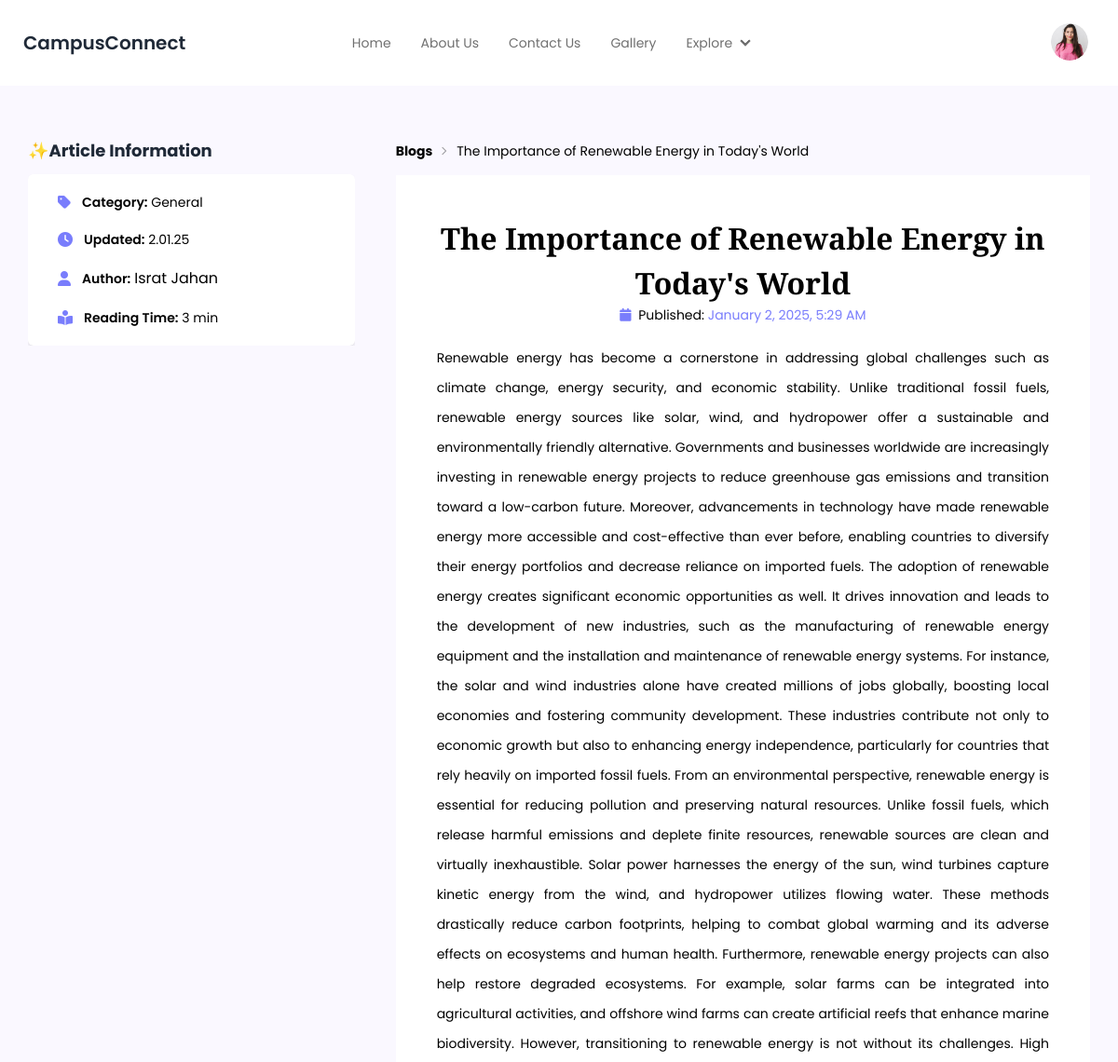
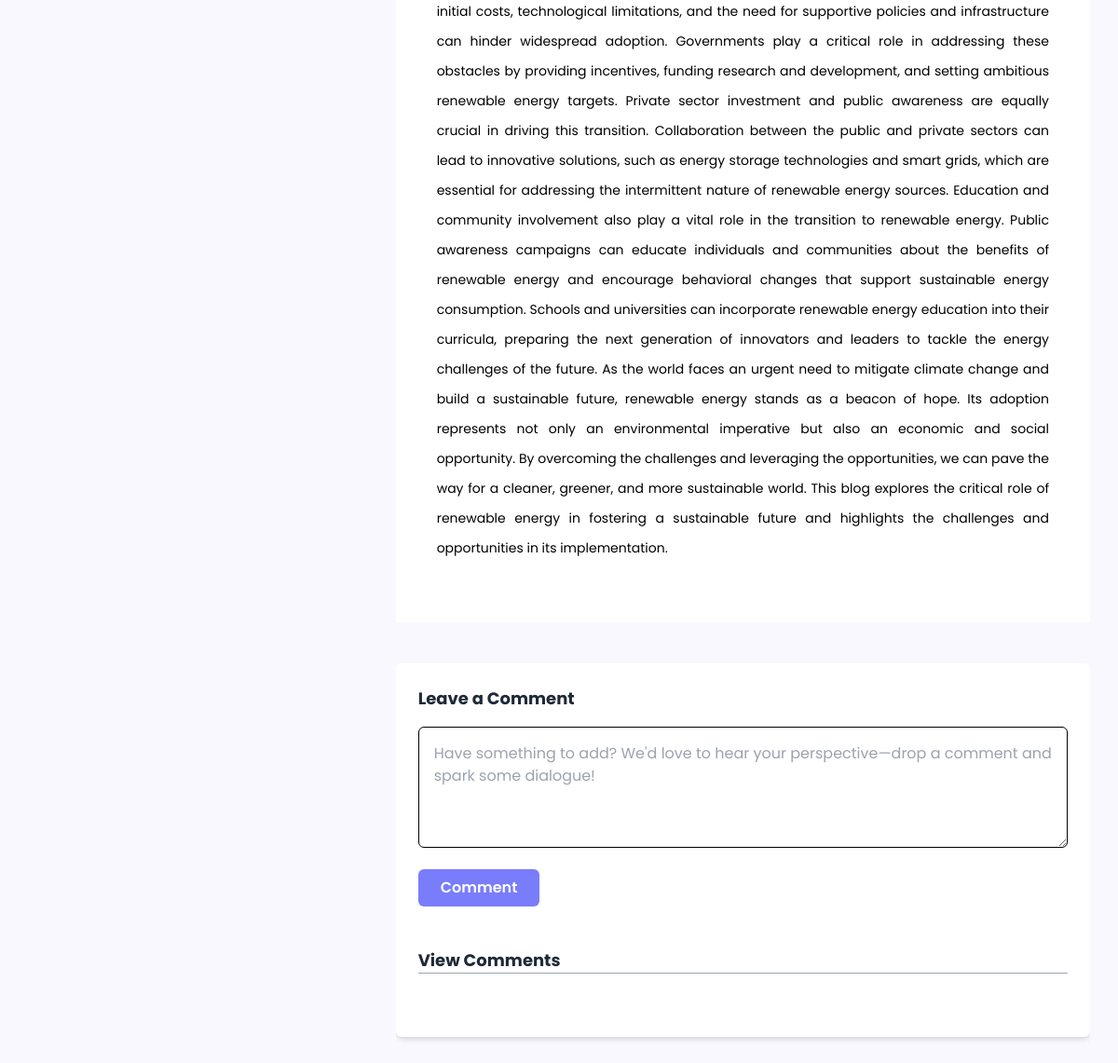
The page /view-blog.php?blog_id=Blog6776243d2e7c7 (signed in) on the database its author committed (2 pictures, top to bottom).
### tables this page shows
CREATE TABLE `user` (
  `u_id` varchar(20) NOT NULL,
  `first_Name` varchar(100) NOT NULL,
  `last_Name` varchar(100) NOT NULL,
  `email` varchar(100) NOT NULL,
  `password` varchar(100) NOT NULL,
  `status` varchar(100) NOT NULL,
  `role` varchar(100) NOT NULL
);

CREATE TABLE `student` (
  `student_id` varchar(20) NOT NULL,
  `class_id` varchar(20) NOT NULL,
  `department` text NOT NULL,
  `batch` varchar(20) NOT NULL,
  `contact_number` int(11) NOT NULL,
  `full_address` varchar(200) NOT NULL,
  `city` text NOT NULL,
  `id_photo` varchar(200) NOT NULL
);

CREATE TABLE `blog` (
  `blog_id` varchar(30) NOT NULL,
  `title` varchar(255) NOT NULL,
  `type` varchar(50) NOT NULL,
  `description` varchar(5000) NOT NULL,
  `u_id` varchar(20) NOT NULL,
  `status` text NOT NULL,
  `created_at` timestamp NOT NULL DEFAULT current_timestamp()
);

CREATE TABLE `alumni` (
  `alumni_id` varchar(20) NOT NULL,
  `class_id` varchar(20) NOT NULL,
  `batch` varchar(20) NOT NULL,
  `passing_year` varchar(20) NOT NULL,
  `contact_number` varchar(15) NOT NULL,
  `full_address` varchar(200) NOT NULL,
  `city` varchar(100) NOT NULL,
  `id_photo` varchar(200) NOT NULL,
  `department` text NOT NULL,
  `created_at` timestamp NOT NULL DEFAULT current_timestamp()
);

### view-blog.php (the view, shortened to what this page needs)
<?php
include('navbar.php');
?>
<!DOCTYPE html>
<html lang="en">
<head>
    <link rel="stylesheet" href="./CSS/common-styles.css">
    <link rel="stylesheet" href="https://cdnjs.cloudflare.com/ajax/libs/toastr.js/latest/toastr.min.css">
</head>
<body class="bg-[#faf8ff]">
    <section class="w-[95%] mx-auto min-h-screen my-11">
        <?php
        $blog_id = $_GET['blog_id'];
        $sql = "SELECT * FROM blog WHERE blog_id = '$blog_id'";
        $query = mysqli_query($db, $sql);
        if (mysqli_num_rows($query) > 0) {
            $blog = mysqli_fetch_assoc($query);
            $blog_title = $blog['title'];
            $blog_type = $blog['type'];
            $description = $blog['description'];
            $posted_date = $blog['created_at'];
            $u_id = $blog['u_id'];
            $postedDate = new DateTime($posted_date);
            $formattedDate = $postedDate->format('F j, Y, g:i A');
            $formattedDate2 = $postedDate->format('j.m.y');
            $word_count = str_word_count($description);
            $reading_time = ceil($word_count / 200);
        }
        $alumni_sql = "SELECT * FROM alumni JOIN user on alumni.alumni_id = user.u_id WHERE alumni.alumni_id = '$u_id'";
        $query2 = mysqli_query($db, $alumni_sql);
        if (mysqli_num_rows($query2) > 0) {
            $alumni = mysqli_fetch_assoc($query2);
            $alumni_fname = $alumni['first_Name'];
            $alumni_lname = $alumni['last_Name'];
        }
        ?>
        <div class="grid grid-cols-1 lg:grid-cols-6 gap-11">
            <div class="lg:col-span-2 row-span-1 overflow-y-auto lg:sticky top-5">
                <div class="my-3">
                    <h3>✨Article Information</h3>
                </div>
                <div class="bg-white shadow-md rounded-md px-8 py-5 flex flex-col gap-5">
                    <div class="flex items-center gap-3">
                        <i class="text-[#797DFC] fa-solid fa-tag inline-block"></i>
                        <p class="text-black text-sm"><span class="font-semibold">Category:</span> <?php echo $blog_type; ?></p>
                    </div>
                    <div class="flex items-center gap-3">
                        <i class="text-[#797DFC] fa-solid fa-clock"></i>
                        <p class="text-black text-sm"><span class="font-semibold">Updated:</span> <?php echo $formattedDate2; ?></p>
                    </div>
                    <div class="flex items-center gap-1">
                        <div class="flex items-center gap-3">
                            <i class="text-[#797DFC] fa-solid fa-user"></i>
                            <p class="text-black text-sm"><span class="font-semibold">Author:</span> </p>
                        </div>
                        <p class="text-black"><?php echo $alumni_fname ?> <?php echo $alumni_lname ?></p>
                    </div>
                    <div class="flex items-center gap-3">
                        <i class="text-[#797DFC] fa-solid fa-book-open-reader"></i>
                        <p class="text-black text-sm"><span class="font-semibold">Reading Time:</span> <?php echo $reading_time; ?> min</p>
                    </div>
                </div>
            </div>
            <div class="col-span-4 row-span-3 overflow-y-auto">
                <div class="breadcrumbs text-sm my-2">
                    <ul>
                        <li class="font-bold text-black text-sm"><a href="blogs.php">Blogs</a></li>
                        <li class="text-sm text-black"><?php echo $blog_title ?></li>
                    </ul>
                </div>
                <div class="bg-white p-11">
                    <h2 class="text-center text-black"><?php echo $blog_title; ?></h2>
                    <p class="text-center text-black text-sm"><i class="fa-solid fa-calendar text-[#797DFC] mr-1"></i> Published: <span class="text-[#797DFC]"><?php echo $formattedDate; ?></span></p>
                    <div class="my-5">
                        <p class="text-black text-sm leading-8 text-justify"><?php echo $description; ?></p>
                    </div>
                </div>
                <div class="bg-white p-6 rounded-md shadow-md w-full mx-auto my-11">
                    <h3 class="text-lg font-bold text-gray-800 mb-4">Leave a Comment</h3>
                    <form action="add_comment.php" method="POST">
                        <textarea
                            class="w-full border border-black rounded-md p-4 text-black focus:outline-none focus:ring-2 focus:ring-[#797DFC] focus:border-transparent"
                            placeholder="Have something to add? We'd love to hear your perspective—drop a comment and spark some dialogue!"
                            rows="4"
                            name="comment"
                            <?php echo (!isset($_SESSION["email"])) ? 'disabled' : ''; ?>></textarea>
                        <button
                            type="submit"
                            class="mt-4 bg-[#797DFC] text-white font-semibold py-2 px-6 rounded-md hover:bg-[#5a5dc4] transition"
                            <?php echo (!isset($_SESSION["email"])) ? 'disabled title="You must log in to comment."' : ''; ?>>
                            Comment
                        </button>
                    </form>
                    <div class="mt-11">
                        <h3>View Comments</h3>
                        <hr class="mb-11 border-1 border-gray-400 rounded-lg">
                    </div>
                </div>
            </div>
        </div>
    </section>
</body>
</html>
</html>

### navbar.php (shortened to what this page needs)
<?php
include('./db_con/dbCon.php');
?>
<!DOCTYPE html>
<html lang="en" data-theme="light">
<head>
    <link href="https://cdn.jsdelivr.net/npm/daisyui@4.12.10/dist/full.min.css" rel="stylesheet" type="text/css" />
</head>
<body>
    <div class="navbar bg-base-100 py-5">
        <div class="navbar-start">
            <a class="btn btn-ghost text-xl">CampusConnect</a>
        </div>
        <div class="navbar-center hidden lg:flex z-[2]">
            <ul class="menu menu-horizontal px-1 text-md">
                <li><a href="index.php">Home</a></li>
                <li><a href="about.php">About Us</a></li>
                <li><a href="contact.php">Contact Us</a></li>
                <li><a href="gallery.php">Gallery</a></li>
                <li>
                    <details>
                        <summary>Explore</summary>
                    </details>
                </li>
            </ul>
        </div>
        <div class="navbar-end ml-auto mr-5">
            <?php
            if (isset($_SESSION["email"]) && !empty($_SESSION["email"])) {
                $u_email = $_SESSION["email"];
                $role_query = "SELECT role, u_id FROM user WHERE email = '$u_email'";
                $role_result = mysqli_query($db, $role_query);
                if ($role_result && mysqli_num_rows($role_result) > 0) {
                    $user_data = mysqli_fetch_assoc($role_result);
                    $role = $user_data['role'];
                    $query = "";
                    if ($role === 'Student') {
                        $query = "SELECT * FROM user
                                  INNER JOIN student ON user.u_id = student.student_id
                                  WHERE user.email = '$u_email'";
                    } elseif ($role === 'Alumni') {
                        $query = "SELECT * FROM user
                                  INNER JOIN alumni ON user.u_id = alumni.alumni_id
                                  WHERE user.email = '$u_email'";
                    } elseif ($role === 'Admin') {
                        $query = "SELECT * FROM user
                                  INNER JOIN administrator ON user.u_id = administrator.administrator_id
                                  WHERE user.email = '$u_email'";
                    }
                    $result = mysqli_query($db, $query);
                    if ($result && mysqli_num_rows($result) > 0) {
                        $row = mysqli_fetch_assoc($result);
                        $id_photo = $row['id_photo'];
                        ?>
            <div class="dropdown dropdown-end">
                <div tabindex="0" class="btn btn-ghost btn-circle avatar">
                    <div class="w-10 rounded-full">
                        <img src="./upload/images/<?php echo $id_photo ?>" alt="Profile Image">
                    </div>
                </div>
            </div>
            <?php
                    }
                }
            } ?>
        </div>
    </div>
    <script src="https://cdn.tailwindcss.com"></script>
</body>
</html>

### CSS/common-styles.css (style rules this page uses)
p { color: #707070; font-size: 16px; font-family: Poppins; }
button { background-color: #797DFC; color: white; }
h2 { color: #12132D; font-size: 32px; font-family: EB garamond; font-weight: 800; }
h3 { font-size: 18px; font-weight: bold; }

### navbar.php (style rules this page uses)
body { font-family: "Poppins", sans-serif; }
button { color: white; }
li { color: #707070; }

### rows shown on the page
user: student.id_photo (picture)
blog: type "General", created_at "2.01.25", description "3", title "The Importance of Renewable Energy in Today's World", created_at "January 2, 2025, 5:29 AM", description "Renewable energy has become a cornerstone in addressing global challenges such as climate change, energy security, and economic stability. Unlike traditional fossil fuels, renewable energy sources like solar, wind, and hydropower offer a sustainable and environmentally friendly alternative. Governments and businesses worldwide are increasingly investing in renewable energy projects to reduce greenhouse gas emissions and transition toward a low-carbon future. Moreover, advancements in technology have made renewable energy more accessible and cost-effective than ever before, enabling countries to diversify their energy portfolios and decrease reliance on imported fuels. The adoption of…"
alumni: user.first_Name "Israt", user.last_Name "Jahan"
